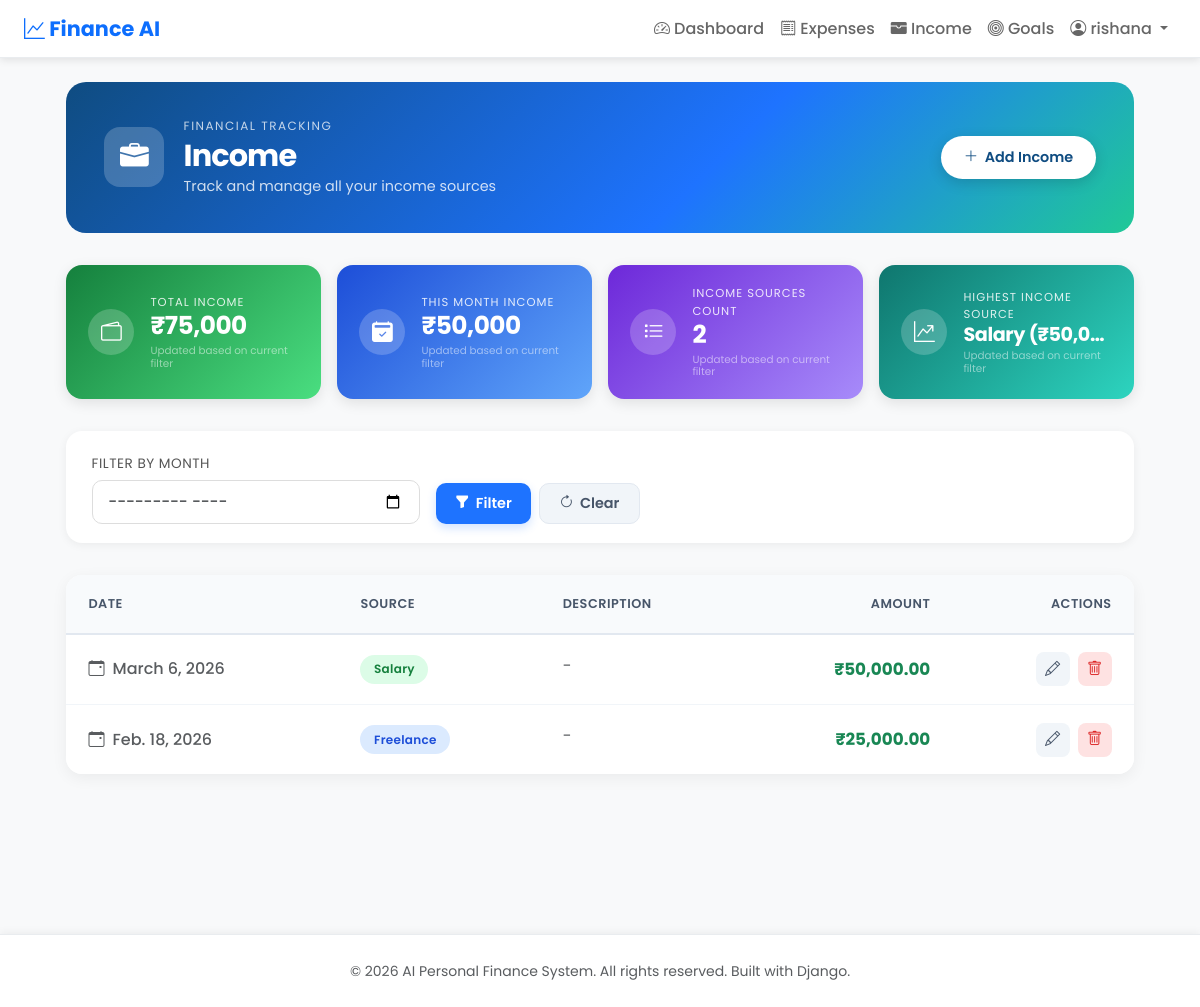
The page /income/ (signed in) on the database as committed earlier.
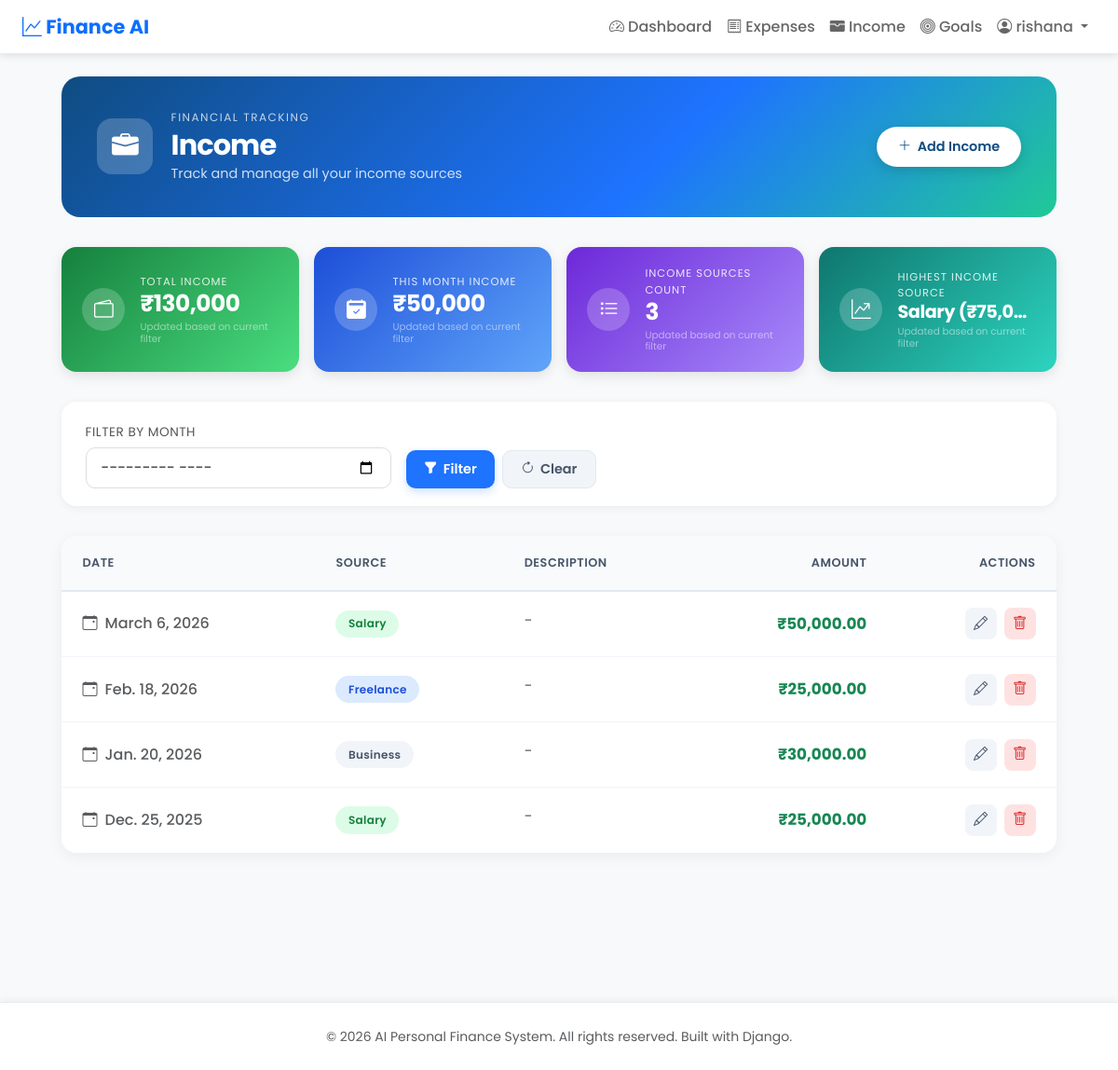
The same page on the database as committed later.
### expenses/models.py (models this page shows, shortened)
class Income(models.Model):
    SOURCE_CHOICES = [
        ('Salary', 'Salary'),
        ('Freelance', 'Freelance'),
        ('Business', 'Business'),
        ('Investment', 'Investment'),
        ('Other', 'Other'),
    ]
    user = models.ForeignKey(User, on_delete=models.CASCADE, related_name='incomes')
    source = models.CharField(max_length=20, choices=SOURCE_CHOICES)
    amount = models.DecimalField(
        max_digits=10,
        decimal_places=2,
        validators=[
            MinValueValidator(Decimal('0.01')),
            MaxValueValidator(Decimal('100000000.00'))
        ]
    )
    description = models.TextField(blank=True)
    date = models.DateField(default=dt_date.today)
    created_at = models.DateTimeField(auto_now_add=True)
    class Meta:
        ordering = ['-date', '-created_at']

### expenses/views.py (the view)
# urls.py: path('income/', views.income_list, name='income_list'),
@login_required
@user_passes_test(is_regular_user, redirect_field_name=None)
def income_list(request):
	if request.user.is_staff or request.user.is_superuser:
		return redirect('admin_dashboard')
	form = MonthFilterForm(request.GET or None)
	qs = Income.objects.filter(user=request.user)
	selected_month = None
	if form.is_valid() and form.cleaned_data.get('month'):
		selected_month = form.cleaned_data['month']
		qs = qs.filter(date__year=selected_month.year, date__month=selected_month.month)
	total_income = qs.aggregate(total=Sum('amount'))['total'] or Decimal('0.00')
	today = date.today()
	if selected_month:
		this_month_qs = qs
		month_label = f"Income ({selected_month.strftime('%b %Y')})"
	else:
		this_month_qs = qs.filter(date__year=today.year, date__month=today.month)
		month_label = "This Month Income"
	this_month_income = this_month_qs.aggregate(total=Sum('amount'))['total'] or Decimal('0.00')
	unique_sources_count = qs.values('source').distinct().count()
	highest_source_data = qs.values('source').annotate(src_total=Sum('amount')).order_by('-src_total').first()
	if highest_source_data:
		highest_income_source = f"{highest_source_data['source']} (₹{highest_source_data['src_total']:,.0f})"
	else:
		highest_income_source = None
	context = {
		'incomes': qs.order_by('-date', '-id'),
		'form': form,
		'selected_month': selected_month,
		'total_income': total_income,
		'this_month_income': this_month_income,
		'month_label': month_label,
		'unique_sources_count': unique_sources_count,
		'highest_income_source': highest_income_source,
	}
	return render(request, 'income_list.html', context)

### expenses/forms.py
class MonthFilterForm(forms.Form):
    month = forms.DateField(
        required=False,
        widget=forms.DateInput(attrs={"type": "month", "class": "form-control"}),
        help_text="Filter by month",
    )

### expenses/views.py (called while the page is built)
def is_regular_user(user):
	return not (user.is_staff or user.is_superuser)

### expenses/templates/income_list.html (shortened to what the changed rows need)
{% extends 'base.html' %}
{% load humanize %}
{% block content %}
<div class="goals-page">
  <div class="goals-hero">
    <div class="goals-hero-content">
      <div class="hero-left">
        <div>
          <h1 class="hero-title">Income</h1>
        </div>
      </div>
    </div>
  </div>
  <div class="stat-grid">
    <div class="stat-card stat-green">
      <div class="stat-info">
        <span class="stat-label">Total Income</span>
        <span class="stat-value">₹{{ total_income|default:"0"|intcomma }}</span>
        <small class="text-white-50 mt-1 d-block" style="font-size: 0.65rem; line-height: 1.2;">Updated based on current filter</small>
      </div>
    </div>
    <div class="stat-card stat-purple">
      <div class="stat-info">
        <span class="stat-label">Income Sources Count</span>
        <span class="stat-value">{{ unique_sources_count|default:"0" }}</span>
        <small class="text-white-50 mt-1 d-block" style="font-size: 0.65rem; line-height: 1.2;">Updated based on current filter</small>
      </div>
    </div>
    <div class="stat-card stat-teal">
      <div class="stat-info flex-grow-1 overflow-hidden">
        <span class="stat-label">Highest Income Source</span>
        {% if highest_income_source %}
        <span class="stat-value text-truncate d-block" style="font-size: 1.2rem; max-width: 100%;" title="{{ highest_income_source }}">{{ highest_income_source }}</span>
        {% else %}
        <span class="stat-value d-block" style="font-size: 1.2rem;">-</span>
        {% endif %}
        <small class="text-white-50 mt-1 d-block" style="font-size: 0.65rem; line-height: 1.2;">Updated based on current filter</small>
      </div>
    </div>
  </div>
  {% if incomes %}
  <div class="income-table-card table-responsive mb-4">
    <table class="table income-table align-middle mb-0">
      <thead>
        <tr>
          <th>Date</th>
          <th>Source</th>
          <th>Description</th>
          <th class="text-end">Amount</th>
          <th class="text-end">Actions</th>
        </tr>
      </thead>
      <tbody>
        {% for i in incomes %}
        <tr>
          <td class="text-nowrap text-muted fw-medium"><i class="bi bi-calendar-event me-1"></i> {{ i.date }}</td>
          <td>
            <span class="source-badge
              {% if 'Salary' in i.source|stringformat:"s" %}badge-salary
              {% elif 'Freelance' in i.source|stringformat:"s" %}badge-freelance
              {% else %}badge-other{% endif %}">
              {{ i.source }}
            </span>
          </td>
          <td class="text-muted" style="max-width: 250px;"><span class="text-truncate d-inline-block w-100">{{ i.description|default:"-" }}</span></td>
          <td class="text-end fw-bold text-success" style="font-size: 1.05rem;">₹{{ i.amount|floatformat:2|intcomma }}</td>
          <td class="text-end text-nowrap">
            <div class="d-flex justify-content-end gap-2">
              <a href="/income/{{ i.id }}/edit/" class="btn-icon btn-icon-edit" title="Edit">
                <i class="bi bi-pencil"></i>
              </a>
              <form action="/income/{{ i.id }}/delete/" method="post" class="d-inline m-0 p-0" title="Delete">
                <button class="btn-icon btn-icon-delete" onclick="return confirm('Are you sure you want to delete this income?')" type="submit">
                  <i class="bi bi-trash"></i>
                </button>
              </form>
            </div>
          </td>
        </tr>
        {% endfor %}
      </tbody>
    </table>
  </div>
  {% endif %}
</div>
{% endblock %}

Rows that differ between the two databases and show on the page:
added Income: date "Jan. 20, 2026", source "Business", description "-", amount "30,000.00"
added Income: date "Dec. 25, 2025", source "Salary", description "-", amount "25,000.00"
Other text that changed with them:
{{ total_income|default:"0"|intcomma }}: "75,000" → "130,000"
{{ unique_sources_count|default:"0" }}: "2" → "3"
{{ highest_income_source }}: "Salary (₹50,0…" → "Salary (₹75,0…"
